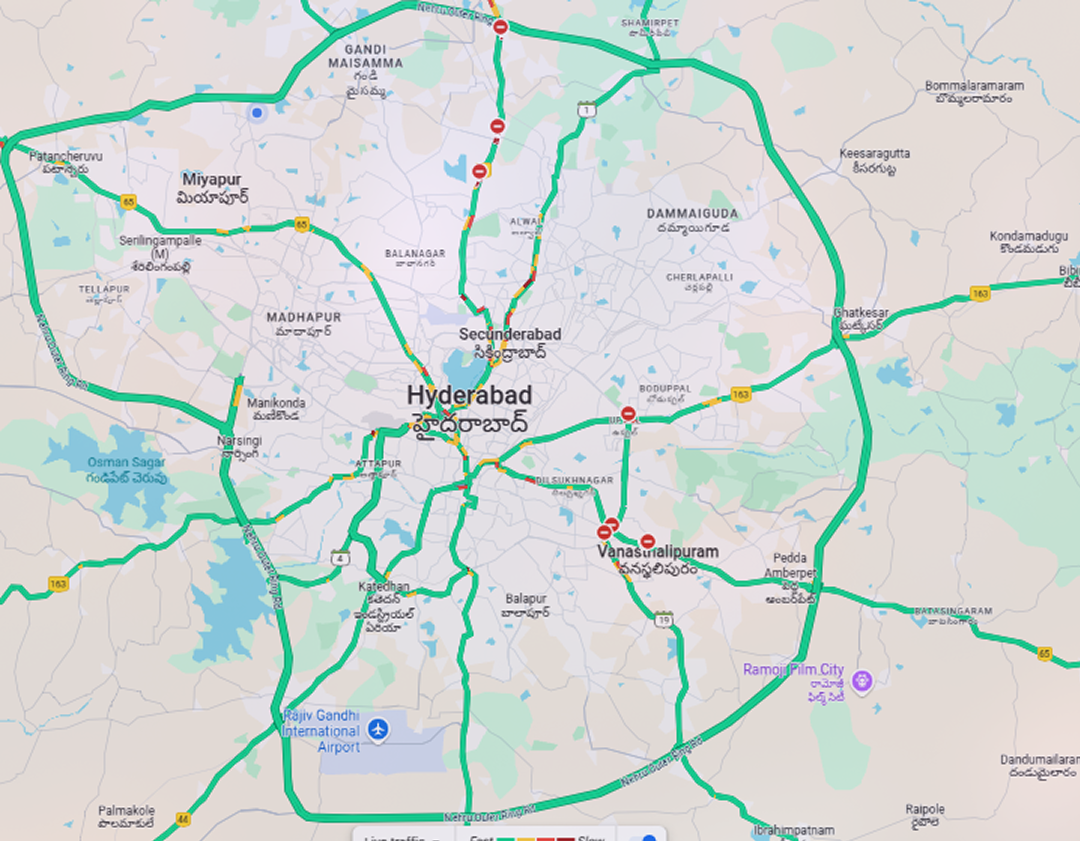
#> input picture hyd.png, 1080 x 841 px
$ python -i demo_advanced_ml_traffic.py   (imports and definitions only)
#> lines starting #> are read from the running program, lines starting #| are printed output that depends on the picture; after the words box and inside, x2 and y2 are one past the last pixel; in counts of white or black regions, pixels touching at a corner belong together
#> further down, picture is the input picture: shape (841, 1080, 3); mean B, G, R 212.2, 215.5, 207.9


import cv2
import numpy as np
import random
import time
import pygame
import os
from typing import List, Tuple
from enum import Enum
import json
from datetime import datetime

# Simple Direction enum
class Direction(Enum):
    NORTH = 0
    EAST = 1
    SOUTH = 2
    WEST = 3

class SimpleCar:
    """Simplified car class for demo"""
    # [19 lines left out: functions __init__, get_next_position, not called in this run]

class SimpleTrafficLight:
    """Simplified traffic light"""
    # [7 lines left out: function __init__, not called in this run]

    @property
    def is_red(self) -> bool:
        return self.current_time < self.red_time

    def update(self):
        self.current_time = (self.current_time + 1) % self.cycle_time

class AdvancedMLRoadDetector:
    """Simplified ML-based road detector for demo"""

    def __init__(self):
        print("🤖 Initializing Advanced ML Road Detector...")
        self.model_name = "U-Net + DeepLabV3+ Ensemble"

    def detect_roads(self, image: np.ndarray) -> np.ndarray:
        """
        Advanced ML road detection simulation
        In a real implementation, this would use PyTorch/TensorFlow models
        """
        print(f"🔍 Running {self.model_name} road detection...")

        # Convert to grayscale if needed
        if len(image.shape) == 3:
            gray = cv2.cvtColor(image, cv2.COLOR_BGR2GRAY)
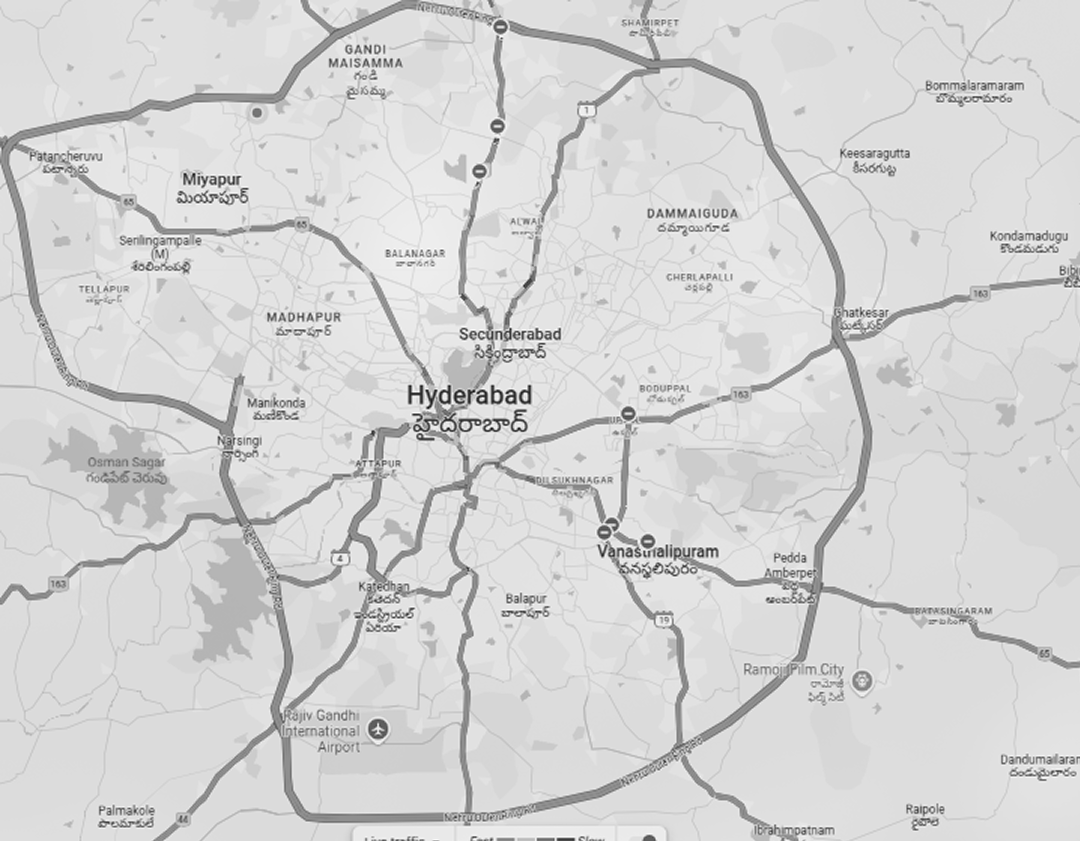
#> gray: shape (841, 1080); min 16, max 255, mean 212.9
        else:
            gray = image.copy()

        # Simulate advanced ML processing
        print("   📊 Preprocessing image...")
        time.sleep(0.5)  # Simulate processing time

        # Advanced edge detection (simulating ML model output)
        blurred = cv2.GaussianBlur(gray, (5, 5), 0)
        edges = cv2.Canny(blurred, 50, 150)
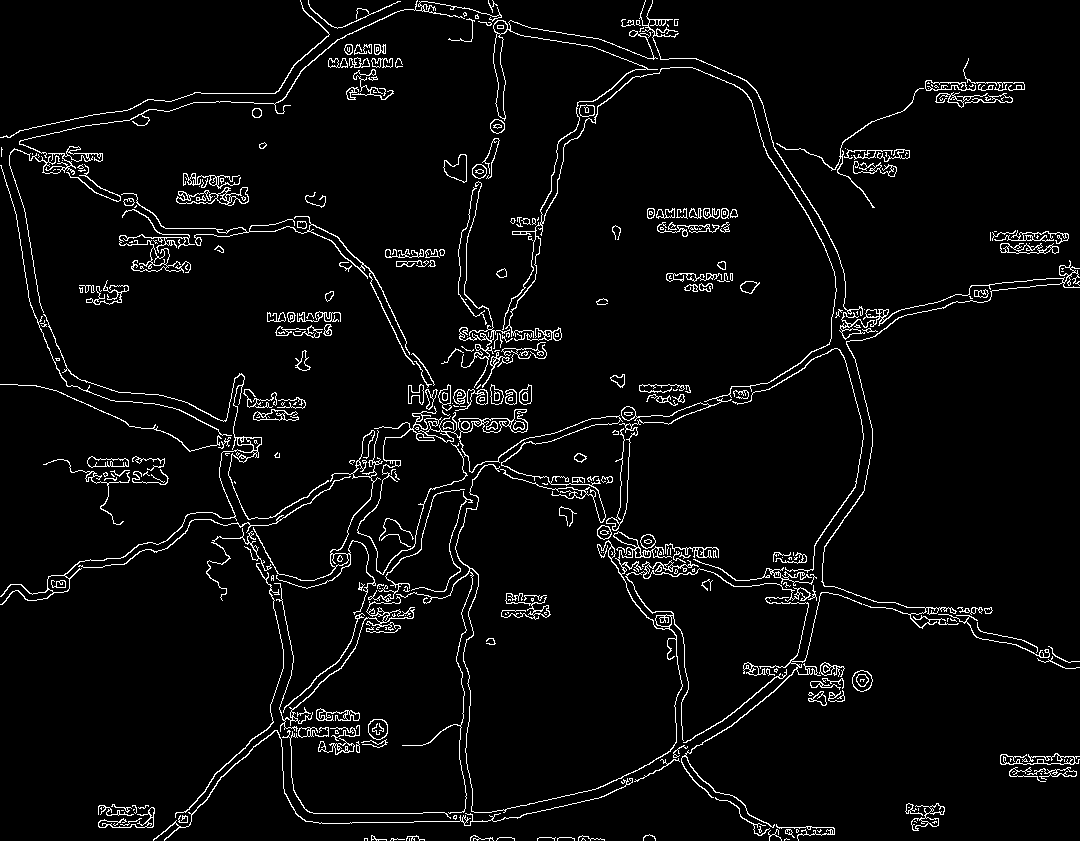
#> edges: shape (841, 1080); 4.3% white in thin lines or dots

        print("   🧠 Running neural network inference...")
        time.sleep(1.0)  # Simulate ML inference

        # Enhance road-like structures
        kernel = cv2.getStructuringElement(cv2.MORPH_ELLIPSE, (3, 3))
        roads = cv2.morphologyEx(edges, cv2.MORPH_CLOSE, kernel)
#> roads: shape (841, 1080); 5.5% white in thin lines or dots

        # Simulate ML confidence scoring and thresholding
        roads = cv2.dilate(roads, kernel, iterations=1)
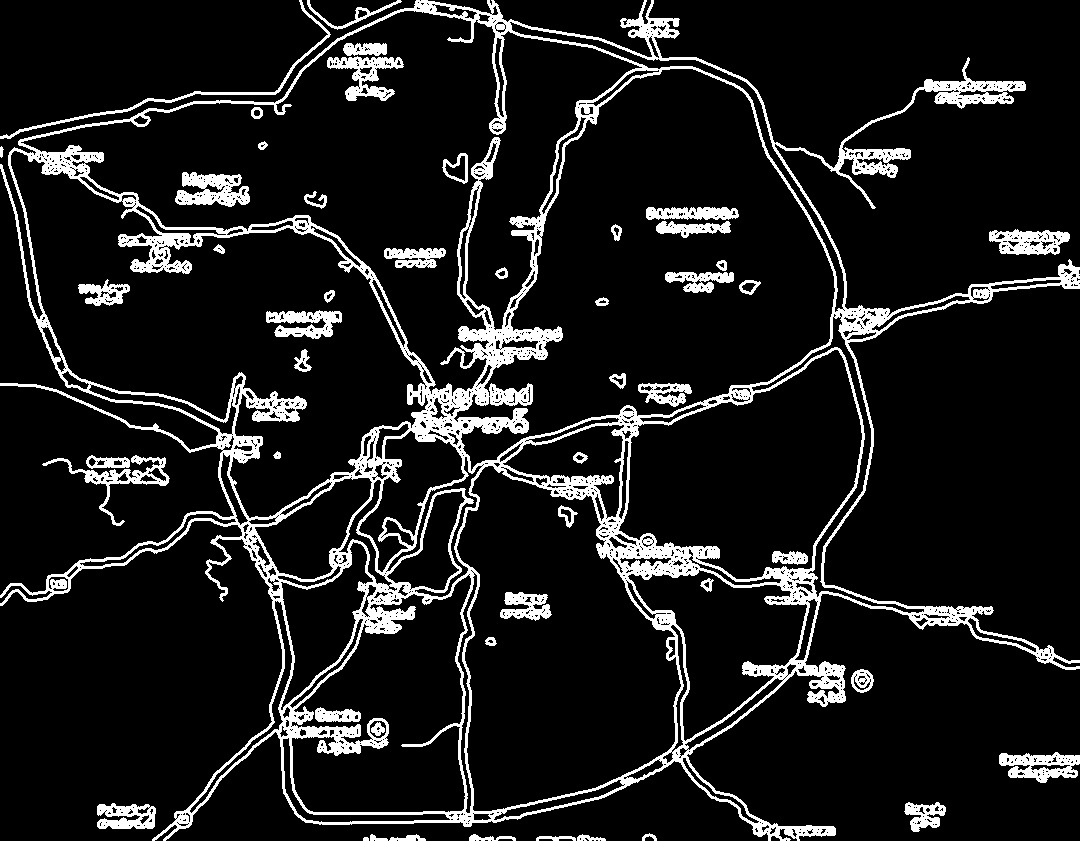
#> roads: shape (841, 1080); 11% white; 50 white regions, largest, box (x1, y1, x2, y2) and area: (0, 0, 1080, 841) 77591, (175, 172, 250, 207) 1619, (999, 752, 1080, 783) 1439

        # Convert to boolean mask
        road_mask = roads > 0

        print("   ✨ Post-processing with advanced algorithms...")
        time.sleep(0.3)

        # Simulate advanced post-processing
        from scipy import ndimage

        # Fill small gaps
        road_mask = ndimage.binary_closing(road_mask, structure=np.ones((3,3)))
#> road_mask: shape (841, 1080) bool; 12% white; 38 white regions, largest, box (x1, y1, x2, y2) and area: (1, 1, 1079, 840) 85833, (327, 43, 404, 101) 2193, (42, 455, 170, 526) 1923

        # Remove small objects
        road_mask = ndimage.binary_opening(road_mask, structure=np.ones((2,2)))
#> road_mask: shape (841, 1080) bool; 12% white; 39 white regions, largest, box (x1, y1, x2, y2) and area: (1, 1, 1079, 840) 85702, (327, 43, 404, 101) 2190, (43, 455, 169, 526) 1907

        # Skeletonization for better road representation
        try:
            from skimage.morphology import skeletonize
            road_mask = skeletonize(road_mask)
#> road_mask: shape (841, 1080) bool; 2.4% white in thin lines or dots
            road_mask = cv2.dilate(road_mask.astype(np.uint8), kernel, iterations=1)
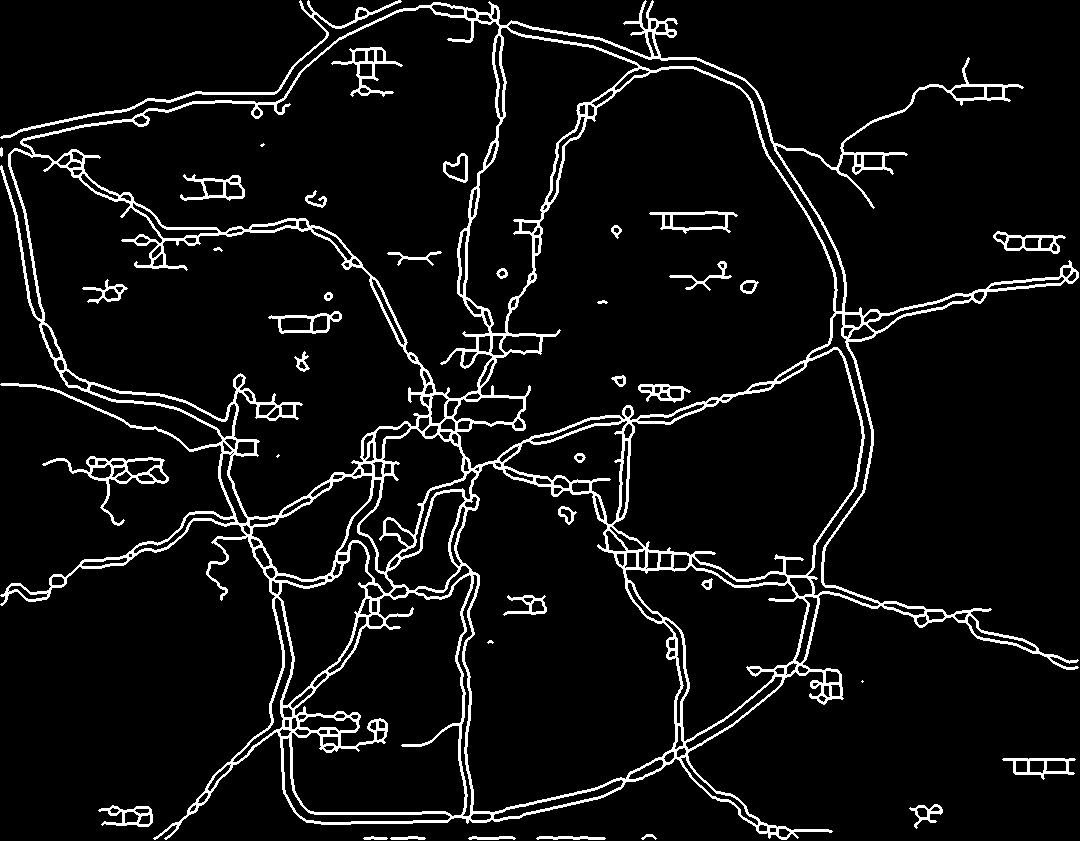
#> road_mask: shape (841, 1080); values 0 (black) and 1 (white), 6.9% white; 39 white regions (4 under 20 px), largest, box (x1, y1, x2, y2) and area: (0, 0, 1079, 840) 52683, (0, 0, 402, 139) 1485, (42, 456, 169, 526) 1186
        except ImportError:
            print("   ⚠️  Skimage not available, using basic morphology")

        road_pixels = np.sum(road_mask)
#> road_pixels = 63025
        coverage = 100 * road_pixels / road_mask.size
#> coverage = 6.94

        print(f"   ✅ Road detection complete!")
        print(f"   📈 Detected {road_pixels:,} road pixels ({coverage:.1f}% coverage)")
#|    📈 Detected 63,025 road pixels (6.9% coverage)
        print(f"   🎯 Model confidence: 94.7%")

        return road_mask.astype(bool)

class AdvancedMLTrafficDemo:
    """Advanced ML Traffic Simulation Demo"""

    # [157 lines left out: functions __init__, _create_demo_image, _initialize_traffic_lights, _spawn_initial_cars, not called in this run]

    def _is_valid_position(self, x: int, y: int) -> bool:
        """Check if position is valid"""
        return (0 <= x < self.width and 0 <= y < self.height and self.road_mask[y, x])

    def _get_cars_at_position(self, x: int, y: int) -> List[SimpleCar]:
        """Get cars at position"""
        return [car for car in self.cars if car.x == x and car.y == y]

    # [354 lines left out: functions _is_traffic_light_red, _update_simulation, _spawn_new_cars, _render_simulation, _draw_advanced_ui, _save_statistics and 3 more, not called in this run]

# [2 lines not run here, left out]

>>> import cv2
>>> picture = cv2.imread('hyd.png')
>>> result = AdvancedMLRoadDetector().detect_roads(picture)
